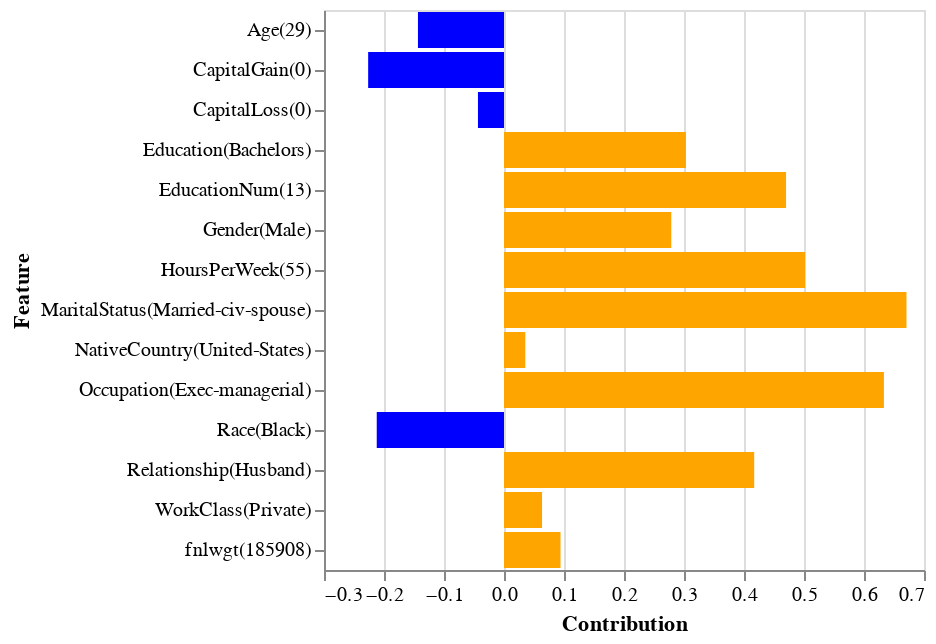

Here is the notebook cell this chart was saved with:
### Code cell
ans = eag.run("Based on the chart you just drew on the 3rd row of data, let the contribution in the chart be greater than 0 in orange, less than 0 be in blue.")
print(ans)

### Figure 1 — Vega-Lite specification as saved in the notebook (floating-point values rounded to 4 significant figures)
{"config": {"view": {"continuousWidth": 300, "continuousHeight": 300}}, "data": {"name": "data-493407c8532c64cee8991d5ea60ff476"}, "mark": {"type": "bar"}, "encoding": {"color": {"condition": {"test": "(datum.Contribution > 0)", "value": "orange"}, "value": "blue"}, "x": {"field": "Contribution", "type": "quantitative"}, "y": {"field": "Feature", "type": "nominal"}}, "$schema": "https://vega.github.io/schema/vega-lite/v5.8.0.json", "datasets": {"data-493407c8532c64cee8991d5ea60ff476": [{"Feature": "Age(29)", "Contribution": -0.1434}, {"Feature": "WorkClass(Private)", "Contribution": 0.0634}, {"Feature": "fnlwgt(185908)", "Contribution": 0.0942}, {"Feature": "Education(Bachelors)", "Contribution": 0.3032}, {"Feature": "EducationNum(13)", "Contribution": 0.4701}, {"Feature": "MaritalStatus(Married-civ-spouse)", "Contribution": 0.6708}, {"Feature": "Occupation(Exec-managerial)", "Contribution": 0.6332}, {"Feature": "Relationship(Husband)", "Contribution": 0.417}, {"Feature": "Race(Black)", "Contribution": -0.2121}, {"Feature": "Gender(Male)", "Contribution": 0.2788}, {"Feature": "CapitalGain(0)", "Contribution": -0.2264}, {"Feature": "CapitalLoss(0)", "Contribution": -0.0434}, {"Feature": "HoursPerWeek(55)", "Contribution": 0.5017}, {"Feature": "NativeCountry(United-States)", "Contribution": 0.0355}]}}
